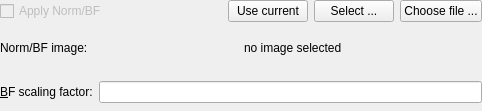
<?xml version="1.0" encoding="UTF-8"?>
<ui version="4.0">
 <class>NormalizationWidget</class>
 <widget class="QWidget" name="NormalizationWidget">
  <property name="geometry">
   <rect>
    <x>0</x>
    <y>0</y>
    <width>482</width>
    <height>111</height>
   </rect>
  </property>
  <property name="windowTitle">
   <string>Form</string>
  </property>
  <layout class="QGridLayout" name="gridLayout_3">
   <property name="margin">
    <number>0</number>
   </property>
   <item row="0" column="0">
    <widget class="QWidget" name="bfWidget" native="true">
     <layout class="QGridLayout" name="gridLayout_2">
      <property name="margin">
       <number>0</number>
      </property>
      <item row="0" column="0">
       <layout class="QHBoxLayout" name="horizontalLayout_6">
        <item>
         <widget class="QCheckBox" name="applyBFCheckBox">
          <property name="enabled">
           <bool>false</bool>
          </property>
          <property name="toolTip">
           <string>&lt;html&gt;&lt;head/&gt;&lt;body&gt;&lt;p&gt;apply normalization or brightfield correction to the image. i.e. (image - DF)/(BF - DF)&lt;/p&gt;&lt;/body&gt;&lt;/html&gt;</string>
          </property>
          <property name="text">
           <string>Apply Norm/BF</string>
          </property>
         </widget>
        </item>
        <item>
         <layout class="QHBoxLayout" name="horizontalLayout_4">
          <item>
           <widget class="QPushButton" name="selectCurrentBFPushButton">
            <property name="toolTip">
             <string>&lt;html&gt;&lt;head/&gt;&lt;body&gt;&lt;p&gt;select the current image for the normalization or brightfield correction image&lt;/p&gt;&lt;/body&gt;&lt;/html&gt;</string>
            </property>
            <property name="text">
             <string>Use current</string>
            </property>
           </widget>
          </item>
          <item>
           <widget class="QPushButton" name="selectBFPushButton">
            <property name="toolTip">
             <string>&lt;html&gt;&lt;head/&gt;&lt;body&gt;&lt;p&gt;select the normalization or brightfield correction image&lt;/p&gt;&lt;/body&gt;&lt;/html&gt;</string>
            </property>
            <property name="text">
             <string>Select ...</string>
            </property>
           </widget>
          </item>
          <item>
           <widget class="QPushButton" name="selectBFFilePushButton">
            <property name="toolTip">
             <string>&lt;html&gt;&lt;head/&gt;&lt;body&gt;&lt;p&gt;select a file for the normalization or brightfield correction image&lt;/p&gt;&lt;/body&gt;&lt;/html&gt;</string>
            </property>
            <property name="text">
             <string>Choose file ...</string>
            </property>
           </widget>
          </item>
         </layout>
        </item>
       </layout>
      </item>
      <item row="1" column="0">
       <layout class="QHBoxLayout" name="horizontalLayout_5">
        <item>
         <widget class="QLabel" name="bfLabel">
          <property name="toolTip">
           <string>&lt;html&gt;&lt;head/&gt;&lt;body&gt;&lt;p&gt;normalization or brightfield correction image file name&lt;/p&gt;&lt;/body&gt;&lt;/html&gt;</string>
          </property>
          <property name="text">
           <string>Norm/BF image:</string>
          </property>
         </widget>
        </item>
        <item>
         <widget class="QLabel" name="bfFileLabel">
          <property name="toolTip">
           <string>&lt;html&gt;&lt;head/&gt;&lt;body&gt;&lt;p&gt;normalization or brightfield correction image file name&lt;/p&gt;&lt;/body&gt;&lt;/html&gt;</string>
          </property>
          <property name="text">
           <string>no image selected</string>
          </property>
         </widget>
        </item>
       </layout>
      </item>
      <item row="2" column="0">
       <widget class="QWidget" name="bfsfWidget" native="true">
        <layout class="QHBoxLayout" name="horizontalLayout_7">
         <property name="spacing">
          <number>6</number>
         </property>
         <property name="margin">
          <number>0</number>
         </property>
         <item>
          <widget class="QLabel" name="bfsfLabel">
           <property name="toolTip">
            <string>&lt;html&gt;&lt;head/&gt;&lt;body&gt;&lt;p&gt;scaling factor for the normalization or brightfield substraction image&lt;/p&gt;&lt;/body&gt;&lt;/html&gt;</string>
           </property>
           <property name="text">
            <string>&amp;BF scaling factor:</string>
           </property>
           <property name="buddy">
            <cstring>bfsfLineEdit</cstring>
           </property>
          </widget>
         </item>
         <item>
          <widget class="QLineEdit" name="bfsfLineEdit">
           <property name="toolTip">
            <string>&lt;html&gt;&lt;head/&gt;&lt;body&gt;&lt;p&gt;scaling factor for the normalization or brightfield substraction image&lt;/p&gt;&lt;/body&gt;&lt;/html&gt;</string>
           </property>
          </widget>
         </item>
        </layout>
       </widget>
      </item>
     </layout>
    </widget>
   </item>
  </layout>
 </widget>
 <tabstops>
  <tabstop>applyBFCheckBox</tabstop>
  <tabstop>selectCurrentBFPushButton</tabstop>
  <tabstop>selectBFPushButton</tabstop>
  <tabstop>selectBFFilePushButton</tabstop>
  <tabstop>bfsfLineEdit</tabstop>
 </tabstops>
 <resources/>
 <connections/>
</ui>
